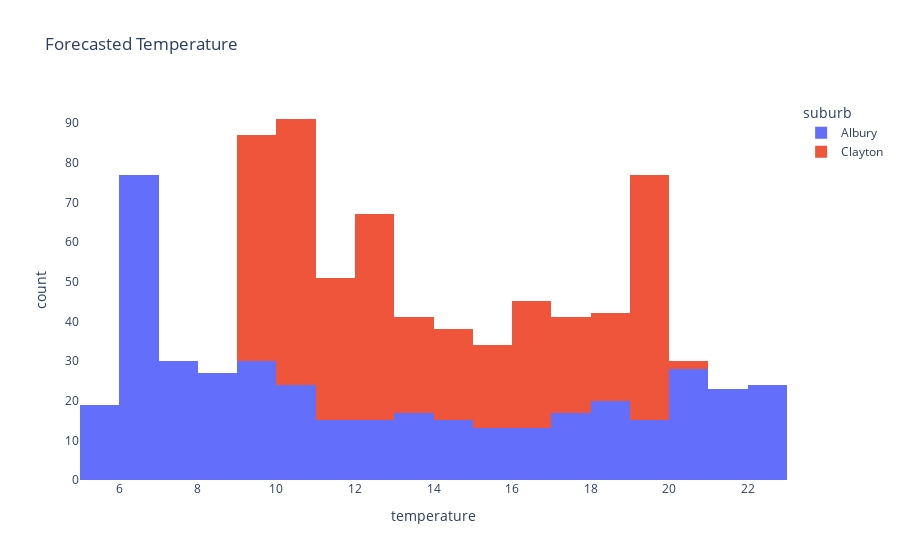

The notebook cell saved with this chart:
### Code cell
histogram(df)

### Figure 1 — Plotly figure (JSON) as saved in the notebook; plotly's stock layout.template omitted (floating-point values rounded to 4 significant figures; data arrays with more than 128 entries replaced by an {"elided": "..."} marker saying what was removed)
{"data": [{"alignmentgroup": "True", "bingroup": "x", "hovertemplate": "suburb=Albury<br>temperature=%{x}<br>count=%{y}<extra></extra>", "legendgroup": "Albury", "marker": {"color": "#636efa", "pattern": {"shape": ""}}, "name": "Albury", "nbinsx": 31, "offsetgroup": "Albury", "orientation": "v", "showlegend": true, "type": "histogram", "x": {"elided": "422 float values"}, "xaxis": "x", "yaxis": "y"}, {"alignmentgroup": "True", "bingroup": "x", "hovertemplate": "suburb=Clayton<br>temperature=%{x}<br>count=%{y}<extra></extra>", "legendgroup": "Clayton", "marker": {"color": "#EF553B", "pattern": {"shape": ""}}, "name": "Clayton", "nbinsx": 31, "offsetgroup": "Clayton", "orientation": "v", "showlegend": true, "type": "histogram", "x": {"elided": "422 float values"}, "xaxis": "x", "yaxis": "y"}], "layout": {"barmode": "relative", "legend": {"title": {"text": "suburb"}, "tracegroupgap": 0}, "plot_bgcolor": "white", "title": {"text": "Forecasted Temperature"}, "xaxis": {"anchor": "y", "domain": [0, 1], "title": {"text": "temperature"}}, "yaxis": {"anchor": "x", "domain": [0, 1], "title": {"text": "count"}}}}
